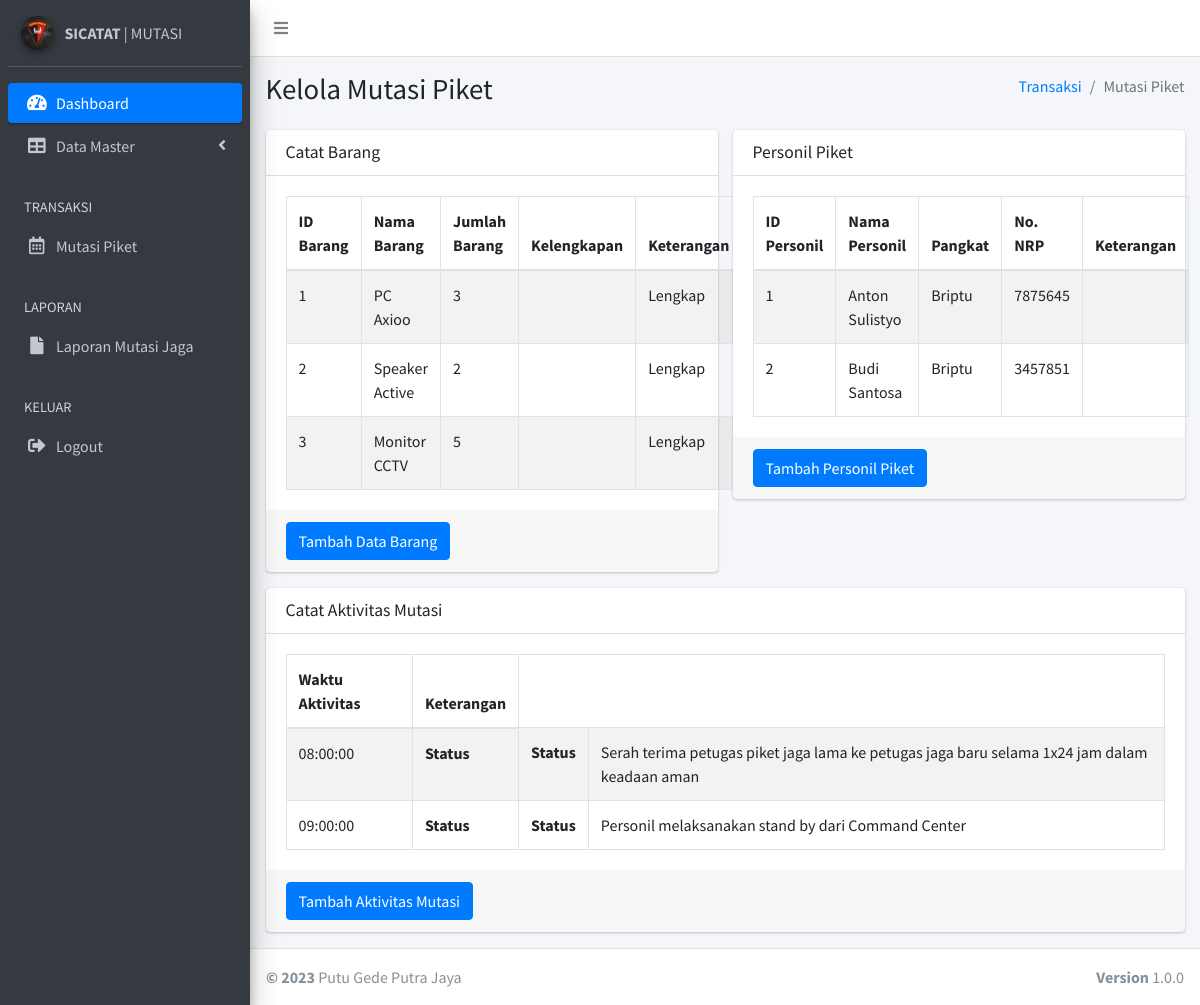
Screenshot of /detil_mutasijaga.php?id=1 (signed in) with the database file from the repository.
### tables this page shows
CREATE TABLE `tb_detil_mutasi_barang` (
  `id_mutasi_jaga` int(11) NOT NULL,
  `id_barang` int(11) NOT NULL,
  `keterangan` varchar(20) DEFAULT NULL
);

CREATE TABLE `tb_barang` (
  `id_barang` int(11) NOT NULL,
  `nama_barang` varchar(1024) DEFAULT NULL,
  `jml_barang` varchar(1024) DEFAULT NULL,
  `status_brg` smallint(6) DEFAULT NULL
);

CREATE TABLE `tb_detil_mutasi_personil` (
  `id_mutasi_jaga` int(11) NOT NULL,
  `id_personil` int(11) NOT NULL
);

CREATE TABLE `tb_personil` (
  `id_personil` int(11) NOT NULL,
  `nama_personil` varchar(1024) DEFAULT NULL,
  `pangkat_personil` varchar(1024) DEFAULT NULL,
  `nrp_personil` int(11) DEFAULT NULL,
  `status_personil` smallint(6) DEFAULT NULL
);

CREATE TABLE `tb_list_mutasi` (
  `id_list_mutasi` int(11) NOT NULL,
  `id_mutasi_jaga` int(11) DEFAULT NULL,
  `waktu_mutasi` time DEFAULT NULL,
  `keterangan_mutasi` varchar(1024) DEFAULT NULL
);

### detil_mutasijaga.php (the view, shortened to what this page needs)
<?php
    include "koneksi.php";
      $level = $_SESSION['level'];
$idmutasi=$_GET['id'];
?>
<!DOCTYPE html>
<html>
<head>
  <link rel="stylesheet" href="plugins/fontawesome-free/css/all.min.css">
  <link rel="stylesheet" href="https://code.ionicframework.com/ionicons/2.0.1/css/ionicons.min.css">
  <link rel="stylesheet" href="plugins/datatables-bs4/css/dataTables.bootstrap4.css">
  <link rel="stylesheet" href="dist/css/adminlte.min.css">
</head>
<body class="hold-transition sidebar-mini">
<div class="wrapper">
  <nav class="main-header navbar navbar-expand navbar-white navbar-light">
    <ul class="navbar-nav">
      <li class="nav-item">
        <a class="nav-link" data-widget="pushmenu" href="#"><i class="fas fa-bars"></i></a>
      </li>
    </ul>
  </nav>
  <aside class="main-sidebar sidebar-dark-primary elevation-4">
    <div class="sidebar">
      <div class="user-panel mt-3 pb-3 mb-3 d-flex">
        <div class="image">
        <img src="dist/img/korps.jpeg" class="img-circle elevation-2" alt="User Image">
        </div>
        <div class="info">
        <a href="#" class="d-block"><strong>SICATAT</strong> | MUTASI</a>
        </div>
      </div>
       <nav class="mt-2">
        <ul class="nav nav-pills nav-sidebar flex-column" data-widget="treeview" role="menu" data-accordion="false">
          <li class="nav-item">
            <a href="dashboard.php" class="nav-link active">
              <i class="nav-icon fas fa-tachometer-alt"></i>
              <p>
                Dashboard
              </p>
            </a>
          </li>
          <?php
          if ($level == "admin") {
            ?>
        <li class="nav-item has-treeview">
            <a href="#" class="nav-link">
              <i class="nav-icon fas fa-table"></i>
              <p>
                Data Master
                <i class="fas fa-angle-left right"></i>
              </p>
            </a>
          </li>
          <li class="nav-header">TRANSAKSI</li>
          <li class="nav-item">
            <a href="trx_mutasijaga.php" class="nav-link">
              <i class="nav-icon far fa-calendar-alt"></i>
              <p>
                Mutasi Piket
              </p>
            </a>
          </li>
              <?php
            }
            ?>
          <li class="nav-header">LAPORAN</li>
          <li class="nav-item">
            <a href="laporan.php" class="nav-link">
              <i class="nav-icon fas fa-file"></i>
              <p>Laporan Mutasi Jaga</p>
            </a>
          </li>
          <li class="nav-header">KELUAR</li>
          <li class="nav-item">
            <a href="./action/logout.php" class="nav-link">
              <i class="nav-icon fas fa-sign-out-alt"></i>
              <p>Logout</p>
            </a>
          </li>
        </ul>
      </nav>
    </div>
  </aside>
  <div class="content-wrapper">
    <section class="content-header">
      <div class="container-fluid">
        <div class="row mb-2">
          <div class="col-sm-6">
            <h1>Kelola Mutasi Piket</h1>
          </div>
          <div class="col-sm-6">
            <ol class="breadcrumb float-sm-right">
              <li class="breadcrumb-item"><a href="#">Transaksi</a></li>
              <li class="breadcrumb-item active">Mutasi Piket</li>
            </ol>
          </div>
        </div>
      </div>
    </section>
    <section class="content">
      <div class="container-fluid">
        <div class="row">
          <div class="col-md-6">
            <div class="card card-primary">
              <div class="card-header">
                <h3 class="card-title">Catat Barang</h3>
              </div>
                <div class="card-body">
                <table class="table table-bordered table-striped">
                <thead>
                <tr>
                  <th>ID Barang</th>
                  <th>Nama Barang</th>
                  <th>Jumlah Barang</th>
                  <th>Kelengkapan</th>
                  <th>Keterangan</th>
                </tr>
                </thead>
                <tbody>
          <?php
          $query = mysqli_query($conn,"SELECT `tb_detil_mutasi_barang`.*, tb_barang.nama_barang, tb_barang.jml_barang
                                      FROM `tb_detil_mutasi_barang`,tb_barang
                                      WHERE `tb_detil_mutasi_barang`.id_barang=tb_barang.id_barang AND id_mutasi_jaga='$idmutasi'");
          while ($data = mysqli_fetch_assoc($query))
          {
          ?>
            <tr>
              <td><?php echo $data['id_barang']; ?></td>
              <td><?php echo $data['nama_barang']; ?></td>
              <td><?php echo $data['jml_barang']; ?></td>
              <td><?php echo $data['kelengkapan']; ?></td>
              <td><?php echo $data['keterangan']; ?></td>
            </tr>
          <?php
          }
          ?>
        </tbody>
              </table>
                </div>
                <div class="card-footer">
                  <button type="submit" class="btn btn-primary" data-toggle="modal" data-target="#myModal">Tambah Data Barang</button>
                </div>
            </div>
          </div>
          <div class="col-md-6">
            <div class="card card-warning">
              <div class="card-header">
                <h3 class="card-title">Personil Piket</h3>
              </div>
              <div class="card-body">
              <table class="table table-bordered table-striped">
                <thead>
                <tr>
                  <th>ID Personil</th>
                  <th>Nama Personil</th>
                  <th>Pangkat</th>
                  <th>No. NRP</th>
                  <th>Keterangan</th>
                </tr>
                </thead>
                <tbody>
          <?php
          $query = mysqli_query($conn,"SELECT tb_detil_mutasi_personil.*, tb_personil.nama_personil, tb_personil.pangkat_personil, tb_personil.nrp_personil
                                        FROM tb_detil_mutasi_personil, tb_personil
                                        WHERE tb_detil_mutasi_personil.id_personil=tb_personil.id_personil
                                        AND id_mutasi_jaga='$idmutasi'");
          while ($data = mysqli_fetch_assoc($query))
          {
          ?>
            <tr>
              <td><?php echo $data['id_personil']; ?></td>
              <td><?php echo $data['nama_personil']; ?></td>
              <td><?php echo $data['pangkat_personil']; ?></td>
              <td><?php echo $data['nrp_personil']; ?></td>
              <td><?php echo $data['keterangan']; ?></td>
            </tr>
          <?php
          }
          ?>
        </tbody>
              </table>
              </div>
              <div class="card-footer">
                  <button type="submit" class="btn btn-primary" data-toggle="modal" data-target="#myModalPersonil">Tambah Personil Piket</button>
                </div>
            </div>
          </div>
          <div class="col-md-12">
            <div class="card card-primary">
              <div class="card-header">
                <h3 class="card-title">Catat Aktivitas Mutasi</h3>
              </div>
                <div class="card-body">
              <table class="table table-bordered table-striped">
                <thead>
                <tr>
                  <th>Waktu Aktivitas</th>
                  <th>Keterangan</th>
                </tr>
                </thead>
                <tbody>
          <?php
          $query = mysqli_query($conn,"SELECT * FROM tb_list_mutasi WHERE id_mutasi_jaga='$idmutasi'");
          while ($data = mysqli_fetch_assoc($query))
          {
          ?>
            <tr>
              <td><?php echo $data['waktu_mutasi']; ?></td>
                  <th>Status</th>
                  <th>Status</th>
              <td><?php echo $data['keterangan_mutasi']; ?></td>
            </tr>
          <?php
          }
          ?>
        </tbody>
              </table>
                </div>
                <div class="card-footer">
                  <button type="submit" class="btn btn-primary" data-toggle="modal" data-target="#myModalAktivitas">Tambah Aktivitas Mutasi</button>
                </div>
            </div>
          </div>
        </div>
      </div>
    </section>
  </div>
  <footer class="main-footer">
    <div class="float-right d-none d-sm-block">
      <b>Version</b> 1.0.0
    </div>
    <strong>&copy; 2023</strong> Putu Gede Putra Jaya
  </footer>
</div>
</body>
</html>

### rows the page displays
tb_detil_mutasi_barang: id_barang "1", id_barang.nama_barang "PC Axioo", id_barang.jml_barang "3", keterangan "Lengkap"
tb_detil_mutasi_barang: id_barang "2", id_barang.nama_barang "Speaker Active", id_barang.jml_barang "2", keterangan "Lengkap"
tb_detil_mutasi_barang: id_barang "3", id_barang.nama_barang "Monitor CCTV", id_barang.jml_barang "5", keterangan "Lengkap"
tb_detil_mutasi_personil: id_personil "1", id_personil.nama_personil "Anton Sulistyo", id_personil.pangkat_personil "Briptu", id_personil.nrp_personil "7875645"
tb_detil_mutasi_personil: id_personil "2", id_personil.nama_personil "Budi Santosa", id_personil.pangkat_personil "Briptu", id_personil.nrp_personil "3457851"
tb_list_mutasi: waktu_mutasi "08:00:00", keterangan_mutasi "Serah terima petugas piket jaga lama ke petugas jaga baru selama 1x24 jam dalam keadaan aman"
tb_list_mutasi: waktu_mutasi "09:00:00", keterangan_mutasi "Personil melaksanakan stand by dari Command Center"
